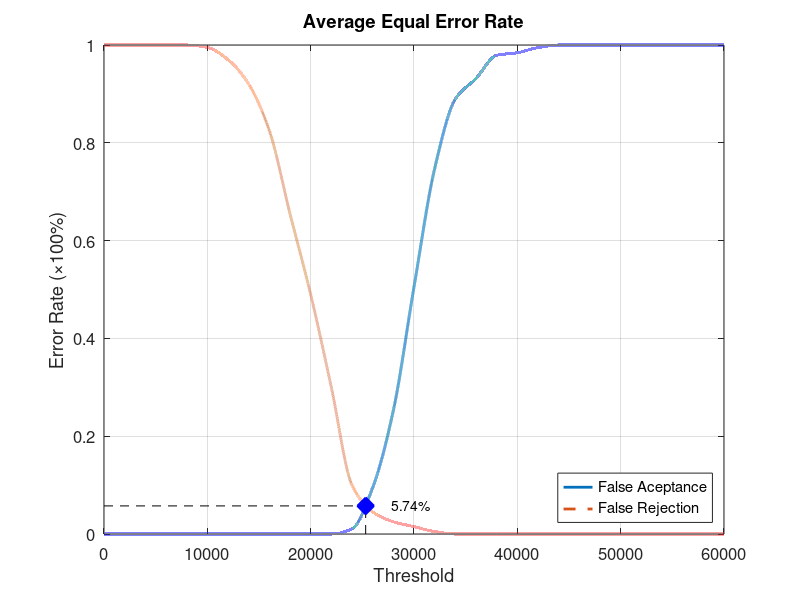
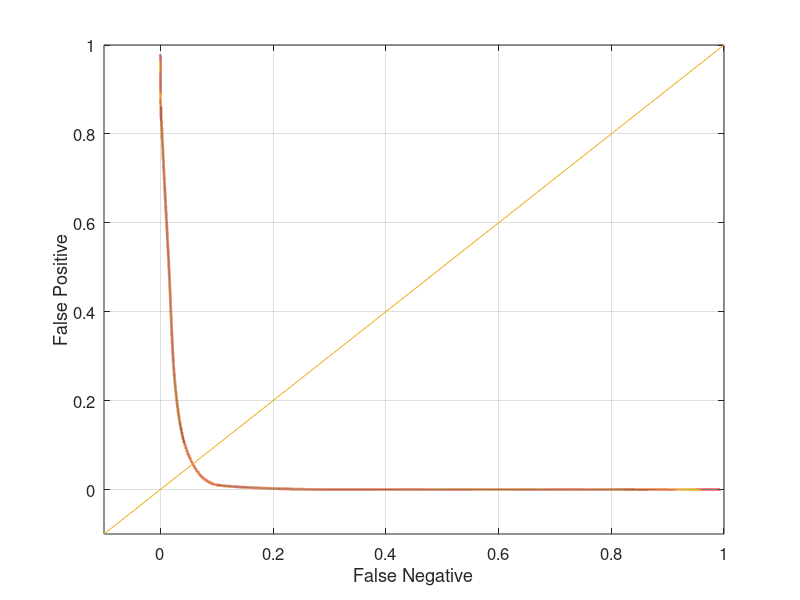

MATLAB code to generate these figures, in order:
function yEER = Database5_2
close all;
clear;
clc;
x = 0:2000:60000;
xq = 0:0.5:60000;

y0 = [0 0 0 0 0 0 0 0 0 0 0 0 0.0105263 0.0947368 0.252632 0.505263 0.747368 0.889474 0.931579 0.978947 0.984211 0.994737 1 1 1 1 1 1 1 1 1];
yy0 = interp1(x, y0, xq, 'pchip');
y1 = [1 1 1 1 1 0.995 0.97 0.92 0.825 0.655 0.49 0.3 0.1 0.045 0.025 0.015 0.005 0 0 0 0 0 0 0 0 0 0 0 0 0 0];
yy1 = interp1(x, y1, xq, 'pchip');

% Calculating EER: 
y2 = abs(y0 - y1);
find(y2 == min(y2))
yy2 = abs(yy0 - yy1);
xEER = find(yy2 == min(yy2));
xEERIndex = xq(xEER) % X-axis EER
yEER = yy0(xEER) % Y-axis EER

main = figure
plot(xq, yy0,'-','LineWidth', 2);	hold on
plot(xq, yy1,'--','LineWidth', 2);	hold on
plot([xEERIndex xEERIndex], [0 yEER], 'k--');	hold on
plot([0 xEERIndex], [yEER yEER], 'k--');	hold on
plot(xEERIndex, yEER, 'bx', 'LineWidth', 10);	hold on
text(xEERIndex + 10 * xEERIndex / 100, yEER, [num2str(round((10000 * yEER)) / 100) '%'])
legend('False Aceptance', 'False Rejection', 'Location', 'SouthEast')
xlabel('Threshold')
ylabel('Error Rate (\times100%)')
title('Average Equal Error Rate')
set(gca, 'FontSize', 12)
axis([0 60000 0 1])
grid on

print(main, 'Database5_2Main', '-dpng');
FNRxFPR = figure('Color', [1 1 1]);
plot(yy1, yy0, '-', yy1, yy0, 'LineWidth', 2);
hold on
y = -0.1:0.1:1
plot(y, y); 
set(gca, 'FontSize', 12)
xlabel('False Negative')
ylabel('False Positive')
axis([-0.1 1 -0.1 1])
set(gca, 'FontSize', 12)
grid on

print(FNRxFPR, 'Database5_2FNRxFPR','-dpng');
end
